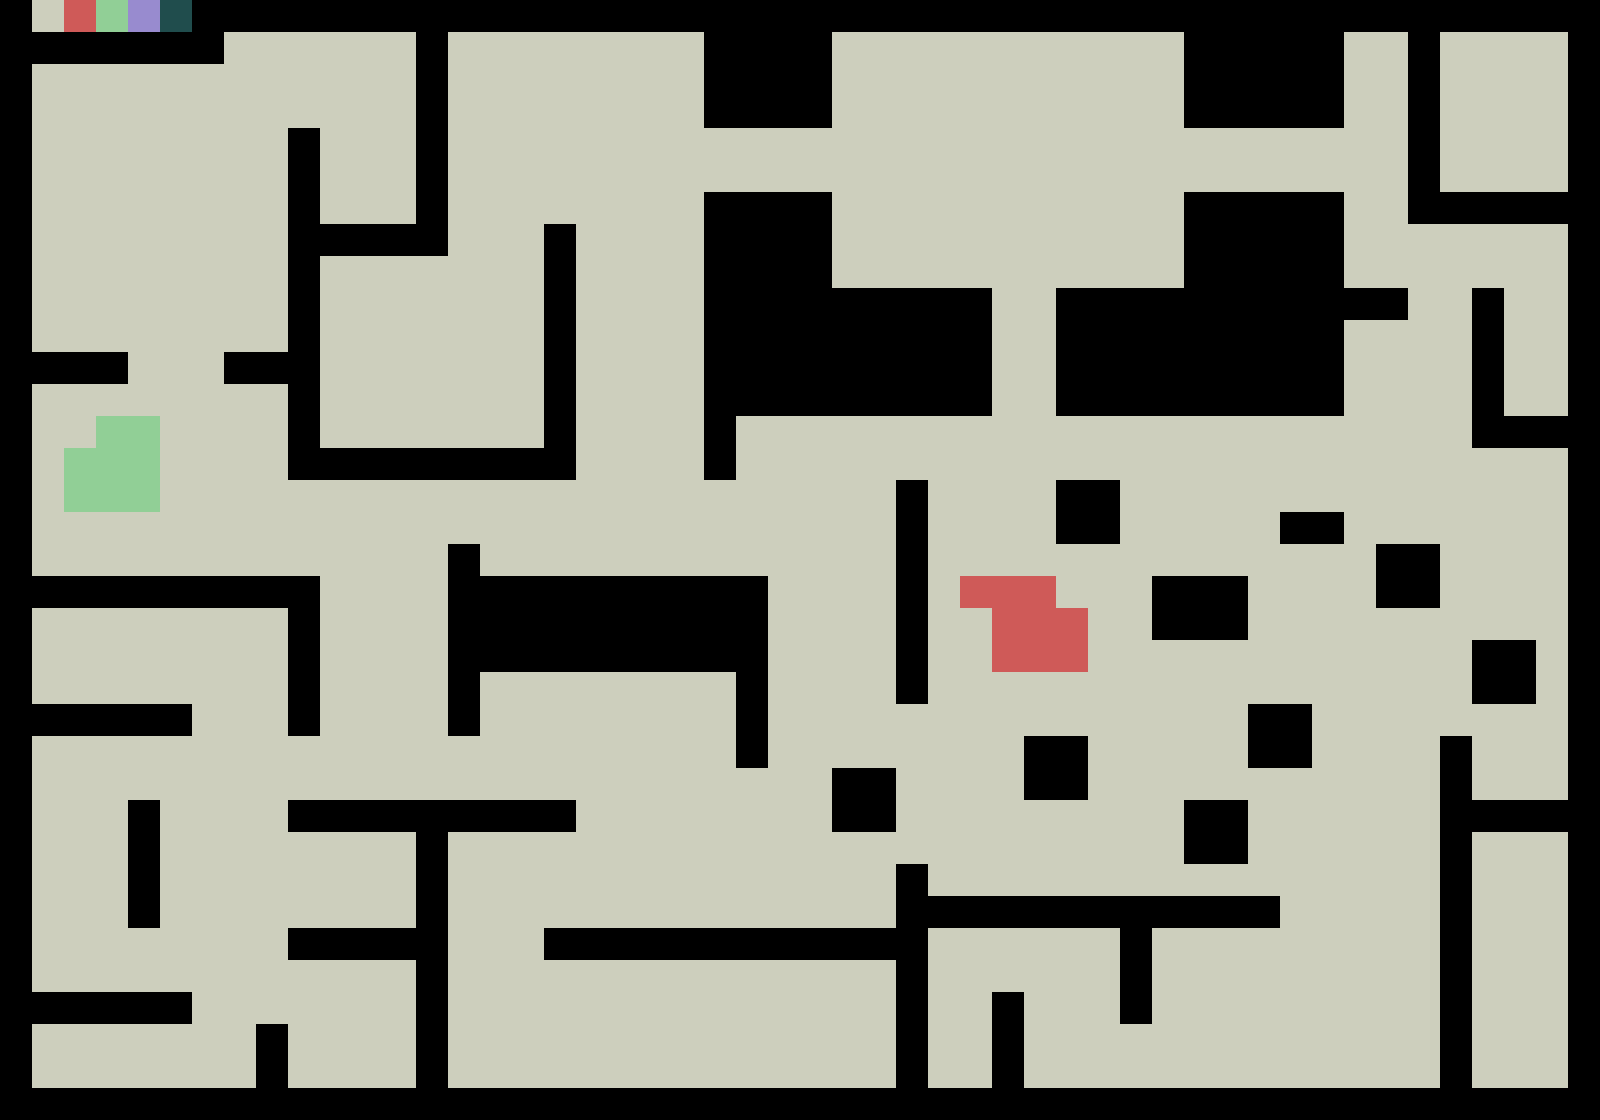

This game map was drawn from its Tiled (.tmx) file and the tilesets committed beside it. A one-line description and the full map source follow:
An orthogonal 50x35 tile map with 32x32 px tiles, 1 tile layer (Tile Layer 1).

<map version="1.10" tiledversion="1.10.2" orientation="orthogonal" renderorder="right-down" width="50" height="35" tilewidth="32" tileheight="32" infinite="0" nextlayerid="2" nextobjectid="1">
 <tileset firstgid="1" source="Tileset/SLAM_Tileset_32x32.tsx" />
 <layer id="1" name="Tile Layer 1" width="50" height="35">
  <data encoding="csv">
1,2,102,103,203,204,1,1,1,1,1,1,1,1,1,1,1,1,1,1,1,1,1,1,1,1,1,1,1,1,1,1,1,1,1,1,1,1,1,1,1,1,1,1,1,1,1,1,1,1,
1,1,1,1,1,1,1,2,2,2,2,2,2,1,2,2,2,2,2,2,2,2,1,1,1,1,2,2,2,2,2,2,2,2,2,2,2,1,1,1,1,1,2,2,1,2,2,2,2,1,
1,2,2,2,2,2,2,2,2,2,2,2,2,1,2,2,2,2,2,2,2,2,1,1,1,1,2,2,2,2,2,2,2,2,2,2,2,1,1,1,1,1,2,2,1,2,2,2,2,1,
1,2,2,2,2,2,2,2,2,2,2,2,2,1,2,2,2,2,2,2,2,2,1,1,1,1,2,2,2,2,2,2,2,2,2,2,2,1,1,1,1,1,2,2,1,2,2,2,2,1,
1,2,2,2,2,2,2,2,2,1,2,2,2,1,2,2,2,2,2,2,2,2,2,2,2,2,2,2,2,2,2,2,2,2,2,2,2,2,2,2,2,2,2,2,1,2,2,2,2,1,
1,2,2,2,2,2,2,2,2,1,2,2,2,1,2,2,2,2,2,2,2,2,2,2,2,2,2,2,2,2,2,2,2,2,2,2,2,2,2,2,2,2,2,2,1,2,2,2,2,1,
1,2,2,2,2,2,2,2,2,1,2,2,2,1,2,2,2,2,2,2,2,2,1,1,1,1,2,2,2,2,2,2,2,2,2,2,2,1,1,1,1,1,2,2,1,1,1,1,1,1,
1,2,2,2,2,2,2,2,2,1,1,1,1,1,2,2,2,1,2,2,2,2,1,1,1,1,2,2,2,2,2,2,2,2,2,2,2,1,1,1,1,1,2,2,2,2,2,2,2,1,
1,2,2,2,2,2,2,2,2,1,2,2,2,2,2,2,2,1,2,2,2,2,1,1,1,1,2,2,2,2,2,2,2,2,2,2,2,1,1,1,1,1,2,2,2,2,2,2,2,1,
1,2,2,2,2,2,2,2,2,1,2,2,2,2,2,2,2,1,2,2,2,2,1,1,1,1,1,1,1,1,1,2,2,1,1,1,1,1,1,1,1,1,1,1,2,2,1,2,2,1,
1,2,2,2,2,2,2,2,2,1,2,2,2,2,2,2,2,1,2,2,2,2,1,1,1,1,1,1,1,1,1,2,2,1,1,1,1,1,1,1,1,1,2,2,2,2,1,2,2,1,
1,1,1,1,2,2,2,1,1,1,2,2,2,2,2,2,2,1,2,2,2,2,1,1,1,1,1,1,1,1,1,2,2,1,1,1,1,1,1,1,1,1,2,2,2,2,1,2,2,1,
1,2,2,2,2,2,2,2,2,1,2,2,2,2,2,2,2,1,2,2,2,2,1,1,1,1,1,1,1,1,1,2,2,1,1,1,1,1,1,1,1,1,2,2,2,2,1,2,2,1,
1,2,2,103,103,2,2,2,2,1,2,2,2,2,2,2,2,1,2,2,2,2,1,2,2,2,2,2,2,2,2,2,2,2,2,2,2,2,2,2,2,2,2,2,2,2,1,1,1,1,
1,2,103,103,103,2,2,2,2,1,1,1,1,1,1,1,1,1,2,2,2,2,1,2,2,2,2,2,2,2,2,2,2,2,2,2,2,2,2,2,2,2,2,2,2,2,2,2,2,1,
1,2,103,103,103,2,2,2,2,2,2,2,2,2,2,2,2,2,2,2,2,2,2,2,2,2,2,2,1,2,2,2,2,1,1,2,2,2,2,2,2,2,2,2,2,2,2,2,2,1,
1,2,2,2,2,2,2,2,2,2,2,2,2,2,2,2,2,2,2,2,2,2,2,2,2,2,2,2,1,2,2,2,2,1,1,2,2,2,2,2,1,1,2,2,2,2,2,2,2,1,
1,2,2,2,2,2,2,2,2,2,2,2,2,2,1,2,2,2,2,2,2,2,2,2,2,2,2,2,1,2,2,2,2,2,2,2,2,2,2,2,2,2,2,1,1,2,2,2,2,1,
1,1,1,1,1,1,1,1,1,1,2,2,2,2,1,1,1,1,1,1,1,1,1,1,2,2,2,2,1,2,102,102,102,2,2,2,1,1,1,2,2,2,2,1,1,2,2,2,2,1,
1,2,2,2,2,2,2,2,2,1,2,2,2,2,1,1,1,1,1,1,1,1,1,1,2,2,2,2,1,2,2,102,102,102,2,2,1,1,1,2,2,2,2,2,2,2,2,2,2,1,
1,2,2,2,2,2,2,2,2,1,2,2,2,2,1,1,1,1,1,1,1,1,1,1,2,2,2,2,1,2,2,102,102,102,2,2,2,2,2,2,2,2,2,2,2,2,1,1,2,1,
1,2,2,2,2,2,2,2,2,1,2,2,2,2,1,2,2,2,2,2,2,2,2,1,2,2,2,2,1,2,2,2,2,2,2,2,2,2,2,2,2,2,2,2,2,2,1,1,2,1,
1,1,1,1,1,1,2,2,2,1,2,2,2,2,1,2,2,2,2,2,2,2,2,1,2,2,2,2,2,2,2,2,2,2,2,2,2,2,2,1,1,2,2,2,2,2,2,2,2,1,
1,2,2,2,2,2,2,2,2,2,2,2,2,2,2,2,2,2,2,2,2,2,2,1,2,2,2,2,2,2,2,2,1,1,2,2,2,2,2,1,1,2,2,2,2,1,2,2,2,1,
1,2,2,2,2,2,2,2,2,2,2,2,2,2,2,2,2,2,2,2,2,2,2,2,2,2,1,1,2,2,2,2,1,1,2,2,2,2,2,2,2,2,2,2,2,1,2,2,2,1,
1,2,2,2,1,2,2,2,2,1,1,1,1,1,1,1,1,1,2,2,2,2,2,2,2,2,1,1,2,2,2,2,2,2,2,2,2,1,1,2,2,2,2,2,2,1,1,1,1,1,
1,2,2,2,1,2,2,2,2,2,2,2,2,1,2,2,2,2,2,2,2,2,2,2,2,2,2,2,2,2,2,2,2,2,2,2,2,1,1,2,2,2,2,2,2,1,2,2,2,1,
1,2,2,2,1,2,2,2,2,2,2,2,2,1,2,2,2,2,2,2,2,2,2,2,2,2,2,2,1,2,2,2,2,2,2,2,2,2,2,2,2,2,2,2,2,1,2,2,2,1,
1,2,2,2,1,2,2,2,2,2,2,2,2,1,2,2,2,2,2,2,2,2,2,2,2,2,2,2,1,1,1,1,1,1,1,1,1,1,1,1,2,2,2,2,2,1,2,2,2,1,
1,2,2,2,2,2,2,2,2,1,1,1,1,1,2,2,2,1,1,1,1,1,1,1,1,1,1,1,1,2,2,2,2,2,2,1,2,2,2,2,2,2,2,2,2,1,2,2,2,1,
1,2,2,2,2,2,2,2,2,2,2,2,2,1,2,2,2,2,2,2,2,2,2,2,2,2,2,2,1,2,2,2,2,2,2,1,2,2,2,2,2,2,2,2,2,1,2,2,2,1,
1,1,1,1,1,1,2,2,2,2,2,2,2,1,2,2,2,2,2,2,2,2,2,2,2,2,2,2,1,2,2,1,2,2,2,1,2,2,2,2,2,2,2,2,2,1,2,2,2,1,
1,2,2,2,2,2,2,2,1,2,2,2,2,1,2,2,2,2,2,2,2,2,2,2,2,2,2,2,1,2,2,1,2,2,2,2,2,2,2,2,2,2,2,2,2,1,2,2,2,1,
1,2,2,2,2,2,2,2,1,2,2,2,2,1,2,2,2,2,2,2,2,2,2,2,2,2,2,2,1,2,2,1,2,2,2,2,2,2,2,2,2,2,2,2,2,1,2,2,2,1,
1,1,1,1,1,1,1,1,1,1,1,1,1,1,1,1,1,1,1,1,1,1,1,1,1,1,1,1,1,1,1,1,1,1,1,1,1,1,1,1,1,1,1,1,1,1,1,1,1,1
</data>
 </layer>
</map>